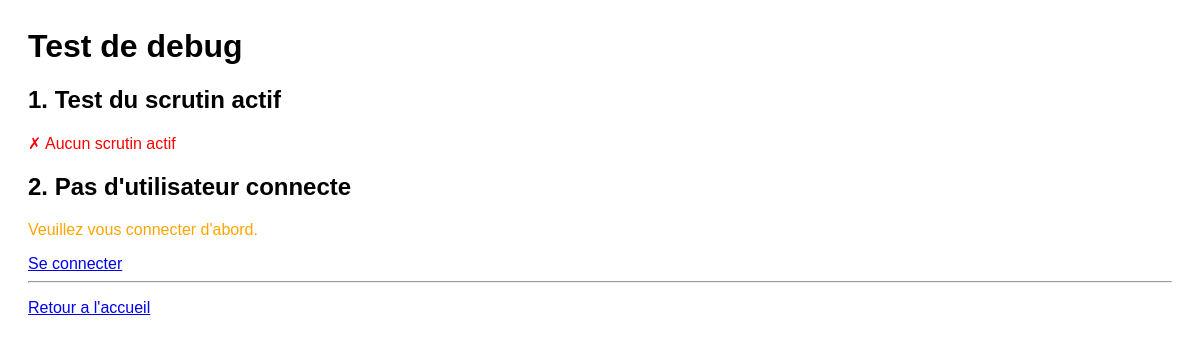
/pages/test-debug.php, run on an earlier commit of the app's database.
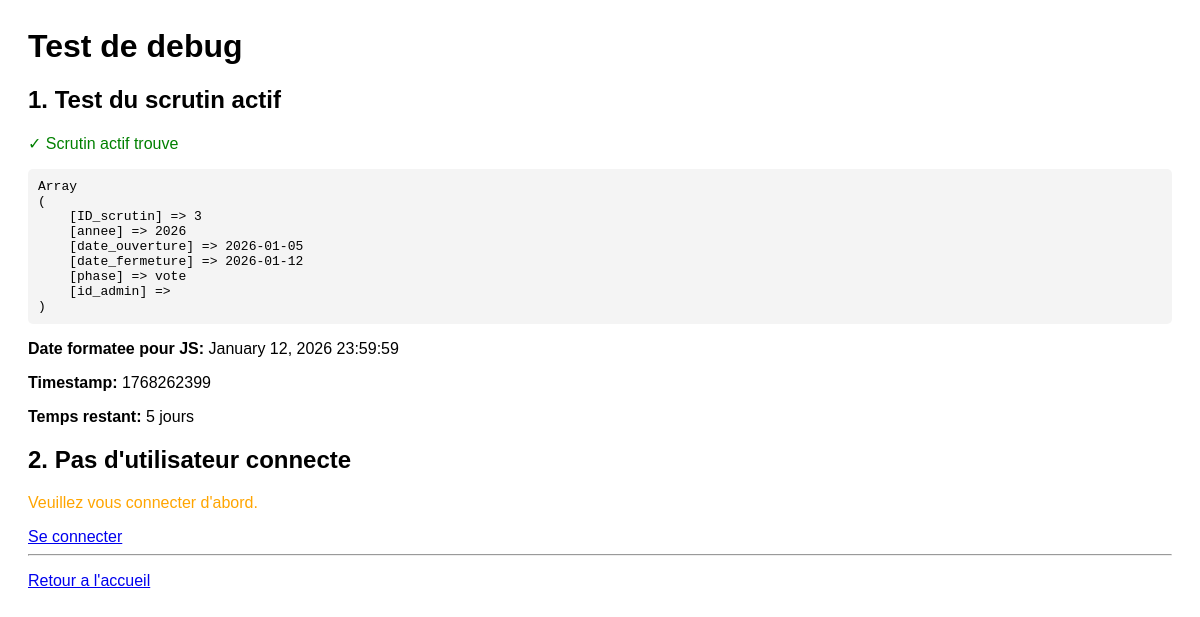
And on a later commit of the database.
### tables this page shows
CREATE TABLE `scrutin` (
  `ID_scrutin` int(11) NOT NULL,
  `annee` int(11) NOT NULL,
  `date_ouverture` date NOT NULL,
  `date_fermeture` date NOT NULL,
  `phase` enum('preparation','vote','resultat') NOT NULL,
  `id_admin` int(11) DEFAULT NULL
);

### includes/functions.php (called while the page is built, shortened)
<?php
function getScrutinActif() {
    try {
        $conn = dbconnect();
        $sql = "SELECT * FROM scrutin
                WHERE phase = 'vote'
                AND date_ouverture <= CURDATE()
                AND date_fermeture >= CURDATE()
                ORDER BY date_ouverture DESC
                LIMIT 1";
        $stmt = $conn->query($sql);
        return $stmt->fetch(PDO::FETCH_ASSOC);
    } catch (PDOException $e) {
        error_log("Erreur getScrutinActif: " . $e->getMessage());
        return null;
    }
}
?>

### pages/test-debug.php (the view, shortened to what this page needs)
<?php
require_once '../includes/functions.php';
echo "<h1>Test de debug</h1>";
echo "<h2>1. Test du scrutin actif</h2>";
$scrutin = getScrutinActif();
if ($scrutin) {
    echo "<p style='color:green'>✓ Scrutin actif trouve</p>";
    echo "<pre>";
    print_r($scrutin);
    echo "</pre>";
    $dateStr = $scrutin['date_fermeture'] . ' 23:59:59';
    $timestamp = strtotime($dateStr);
    $dateFin = date('F d, Y H:i:s', $timestamp);
    echo "<p><strong>Date formatee pour JS:</strong> $dateFin</p>";
    echo "<p><strong>Timestamp:</strong> $timestamp</p>";
    $now = time();
    $diff = $timestamp - $now;
    $jours = floor($diff / (60 * 60 * 24));
    echo "<p><strong>Temps restant:</strong> $jours jours</p>";
} else {
    echo "<p style='color:red'>✗ Aucun scrutin actif</p>";
}
if (isset($_SESSION['email']) && isset($_SESSION['user_type'])) {
    echo "<h2>2. Test de l'utilisateur connecte</h2>";
    echo "<p><strong>Email:</strong> " . htmlspecialchars($_SESSION['email']) . "</p>";
    echo "<p><strong>Type:</strong> " . htmlspecialchars($_SESSION['user_type']) . "</p>";
    $conn = dbconnect();
    $table = $_SESSION['user_type'];
    $sql = "SELECT * FROM $table WHERE email = :email";
    $stmt = $conn->prepare($sql);
    $stmt->execute([':email' => $_SESSION['email']]);
    $user = $stmt->fetch(PDO::FETCH_ASSOC);
    if ($user) {
        echo "<h3>Donnees de l'utilisateur:</h3>";
        echo "<pre>";
        print_r($user);
        echo "</pre>";
        echo "<h3>Test des champs age, sexe, nationalite:</h3>";
        echo "<p><strong>age:</strong> ";
        if (isset($user['age'])) {
            echo "Existe - Valeur: " . var_export($user['age'], true);
            echo " - Type: " . gettype($user['age']);
            echo " - empty(): " . (empty($user['age']) ? 'true' : 'false');
            echo " - is_null(): " . (is_null($user['age']) ? 'true' : 'false');
        } else {
            echo "N'existe pas dans le tableau";
        }
        echo "</p>";
        echo "<p><strong>sexe:</strong> ";
        if (isset($user['sexe'])) {
            echo "Existe - Valeur: " . var_export($user['sexe'], true);
            echo " - Type: " . gettype($user['sexe']);
            echo " - empty(): " . (empty($user['sexe']) ? 'true' : 'false');
        } else {
            echo "N'existe pas";
        }
        echo "</p>";
        echo "<p><strong>nationalite:</strong> ";
        if (isset($user['nationalite'])) {
            echo "Existe - Valeur: " . var_export($user['nationalite'], true);
            echo " - Type: " . gettype($user['nationalite']);
            echo " - empty(): " . (empty($user['nationalite']) ? 'true' : 'false');
        } else {
            echo "N'existe pas";
        }
        echo "</p>";
    } else {
        echo "<p style='color:red'>✗ Utilisateur non trouve dans la base</p>";
    }
} else {
    echo "<h2>2. Pas d'utilisateur connecte</h2>";
    echo "<p style='color:orange'>Veuillez vous connecter d'abord.</p>";
    echo "<a href='login.php'>Se connecter</a>";
}
echo "<hr><p><a href='../index.php'>Retour a l'accueil</a></p>";
?>

### pages/test-debug.php (style rules this page uses)
pre { background:#f4f4f4;padding:10px;border-radius:5px; }

What changed in the data, as far as the page shows it:
added scrutin: date_fermeture "January 12, 2026 23:59:59", date_fermeture "1768262399"
Also different on the page:
text no longer shown: "✗ Aucun scrutin actif"
text now shown: "✓ Scrutin actif trouve Array ( [ID_scrutin] => 3 [annee] => 2026 [date_ouverture] => 2026-01-05 [date_fermeture] => 2026-01-12 [phase] => vote [id_admin] => ) Date formatee pour JS: Timestamp: Temps restant: jours"
